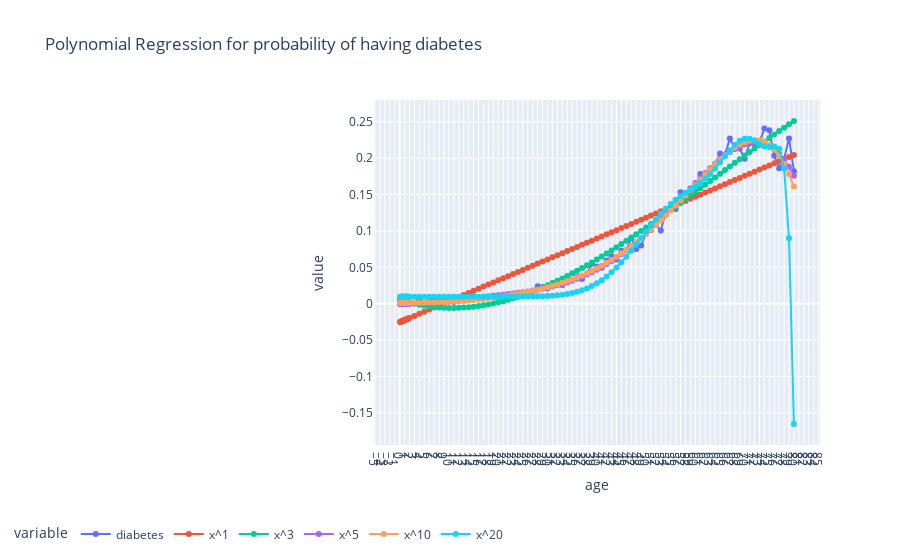

Notebook source saved alongside this figure:
### Code cell
plot = px.scatter(data_frame=median_df,
                  x='age',
                  y=['diabetes']+vals_col,
                 title='Polynomial Regression for probability of having diabetes')

for i in plot.data:
    i.update(mode='markers+lines')

plot.update_layout(xaxis={'dtick':1},showlegend=True,
                   legend=dict(
                                orientation="h",
                                yanchor="bottom",
                                xanchor="right",x=.3,y=-.3))
# plot.update_yaxes(range=[0,500])
report = dp.View(df, dp.Text("My Dataframe"))
plot
